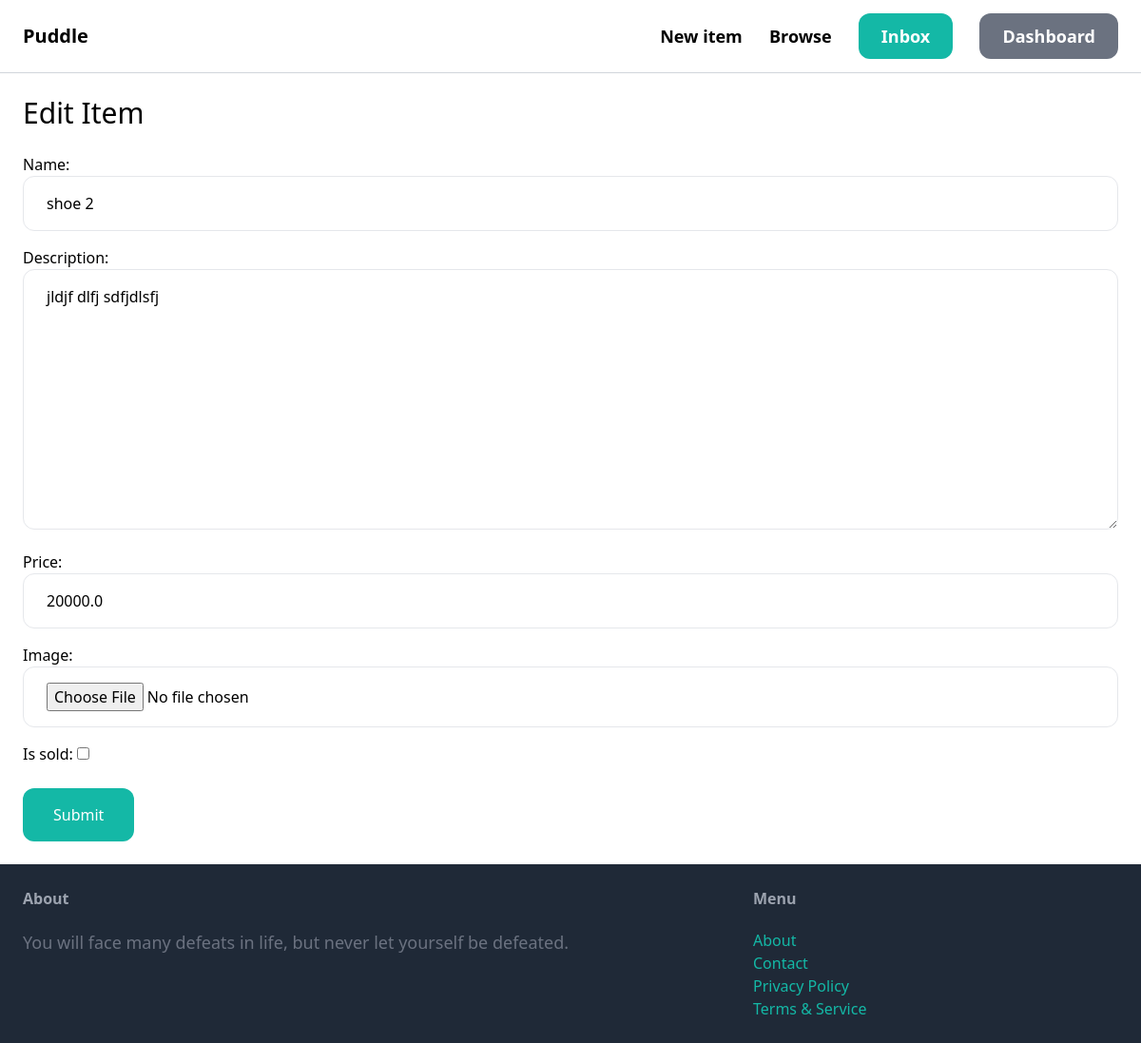
Before: /items/19/edit/ (signed in) with the older database file.
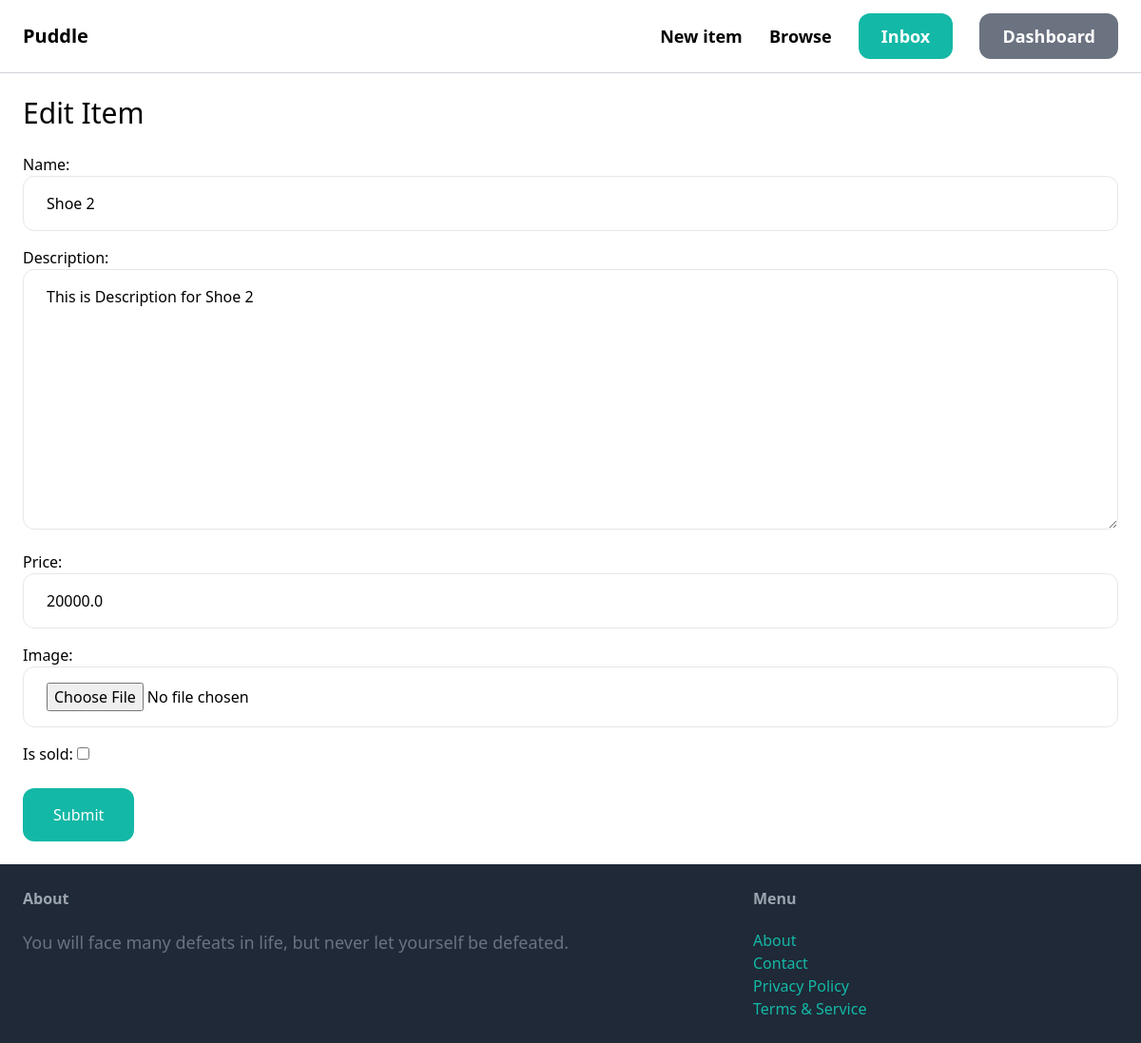
After: the same page with the newer database file.
### item/models.py (models this page shows, shortened)
class Item(models.Model):
    Category = models.ForeignKey(Category, related_name='items', on_delete=models.CASCADE)
    name = models.CharField(max_length=255)
    description = models.TextField(blank=True, null=False)
    price = models.FloatField()
    image = models.ImageField(upload_to='item_images', blank=True, null=True)
    is_sold = models.BooleanField(default=False)
    created_by = models.ForeignKey(User, related_name='items', on_delete=models.CASCADE)
    created_at = models.DateTimeField(auto_now_add=True)

### item/views.py (the view)
# urls.py: path('<int:pk>/edit/', views.edit, name='edit'),
@login_required
def edit(request, pk):
    item = get_object_or_404(Item, pk=pk, created_by=request.user)
    if request.method == 'POST':
        form = EditItemForm(request.POST, request.FILES, instance=item)
        if form.is_valid():
            item.save()
            return redirect('item:detail', pk=item.pk)
    else:
        form = EditItemForm(instance=item)
    return render(request, 'item/form.html', {
        'form': form,
        'title': 'Edit Item',
    })

### item/forms.py
class EditItemForm(forms.ModelForm):
    class Meta:
        model = Item
        fields = ('name', 'description', 'price', 'image', 'is_sold')
        widgets = dict(
            name=forms.TextInput(attrs={'class': INPUT_CLASSES}),
            description=forms.Textarea(attrs={'class': INPUT_CLASSES}),
            price=forms.TextInput(attrs={'class': INPUT_CLASSES}),
            image=forms.FileInput(attrs={'class': INPUT_CLASSES}),
        )

### item/templates/item/form.html (shortened to what this page needs)
{% extends 'core/base.html' %}
{% block content %}
    <h1 class="mb-6 text-3xl">{{ title }}</h1>
    <form method="post" action="." enctype="multipart/form-data">
        <div class="space-y-4">
            {{ form.as_p }}
        </div>
        <button class="mt-6 py-4 px-8 bg-teal-500 hover:bg-teal-700 rounded-xl text-white">Submit</button>
    </form>
{% endblock%}

Changed rows visible on the page:
changed Item: name "shoe 2" → "Shoe 2"; description "jldjf dlfj sdfjdlsfj" → "This is Description for Shoe 2"
